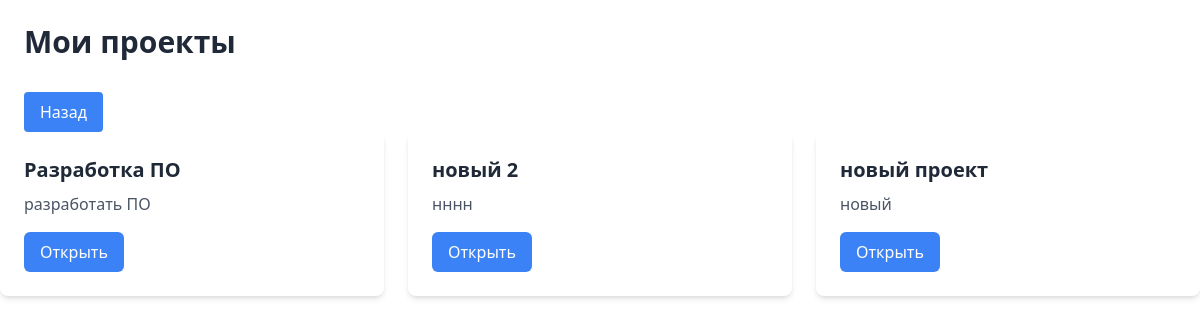
The page /menu/my-projects (signed in) on the database as committed earlier.
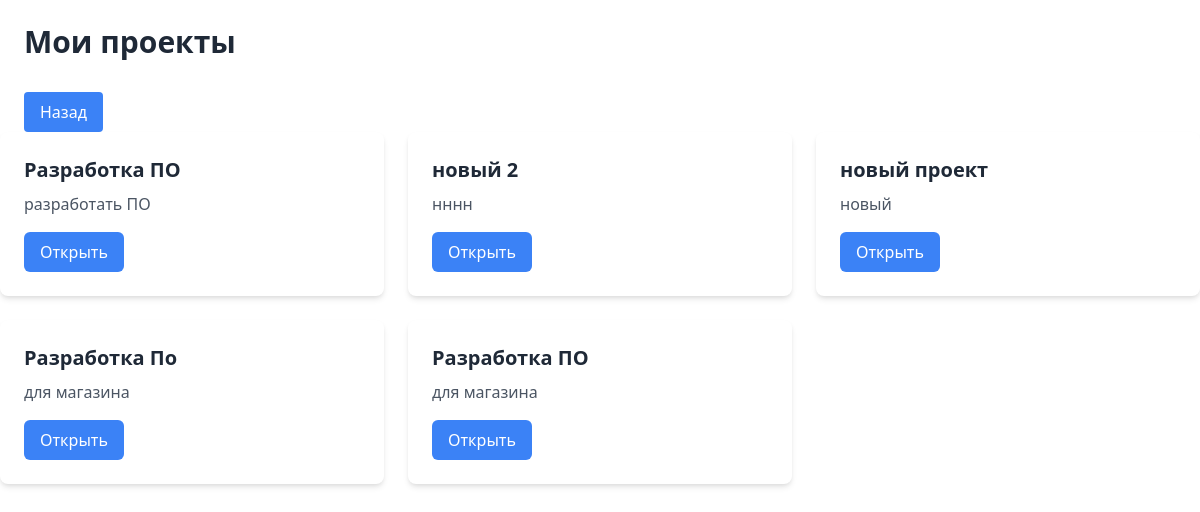
The same page on the database as committed later.
### TeamRunApp/models.py (models this page shows, shortened)
class Project(models.Model):
    name = models.CharField(max_length=100)
    description = models.TextField()
    owner = models.ForeignKey(CustomUser, on_delete=models.CASCADE, default=1)
    created_at = models.DateTimeField(auto_now_add=True)
    updated_at = models.DateTimeField(auto_now=True)

### TeamRunApp/views.py (the view)
# urls.py: path("menu/my-projects", views.MyProjectsView.as_view(), name="my-projects"),
class MyProjectsView(ListView, LoginRequiredMixin):
    model = Project
    template_name = 'my_projects.html'
    context_object_name = 'project'
    def get_queryset(self):
        user_memberships = ProjectMembership.objects.filter(user=self.request.user)
        project_ids = user_memberships.values_list('project_id', flat=True)
        return Project.objects.filter(id__in=project_ids)

### theme/templates/my_projects.html (shortened to what this page needs)
{% extends "base.html" %}
{% block content %}
<h1 class="text-3xl font-bold text-gray-800 mb-8 ml-6 mt-6">Мои проекты</h1>
<a href="{% url 'menu' %}" class="btn w-16 ml-6">
    <button class="bg-blue-500 text-white px-4 py-2 rounded">
        Назад
    </button>
</a>
<div class="grid grid-cols-1 md:grid-cols-2 lg:grid-cols-3 gap-6">
    {% for project in project.all %}
    <div class="bg-white p-6 rounded-lg shadow-md">
        <h2 class="text-xl font-semibold text-gray-800 mb-2">{{ project.name }}</h2>
        <p class="text-gray-600">{{ project.description }}</p>
        <a href="{% url 'project_detail' project.id %}" class="mt-4 inline-block bg-blue-500 text-white px-4 py-2 rounded-md hover:bg-blue-600">Открыть</a>
    </div>
    {% endfor %}
</div>
{% endblock %}

### theme/templates/base.html (shortened to what this page needs)
<!DOCTYPE html>
<html lang="ru">
<head>
    <link href="https://cdn.jsdelivr.net/npm/tailwindcss@2.2.19/dist/tailwind.min.css" rel="stylesheet">
</head>
<body class="h-screen w-screen m-0 p-0 overflow-hidden flex flex-col bg-linear-to-bl from-green-100 to-gray-400">
    {% block content %}{% endblock %}
</body>
</html>

Rows that differ between the two databases and show on the page:
added Project: name "Разработка По", description "для магазина"
added Project: name "Разработка ПО", description "для магазина"
